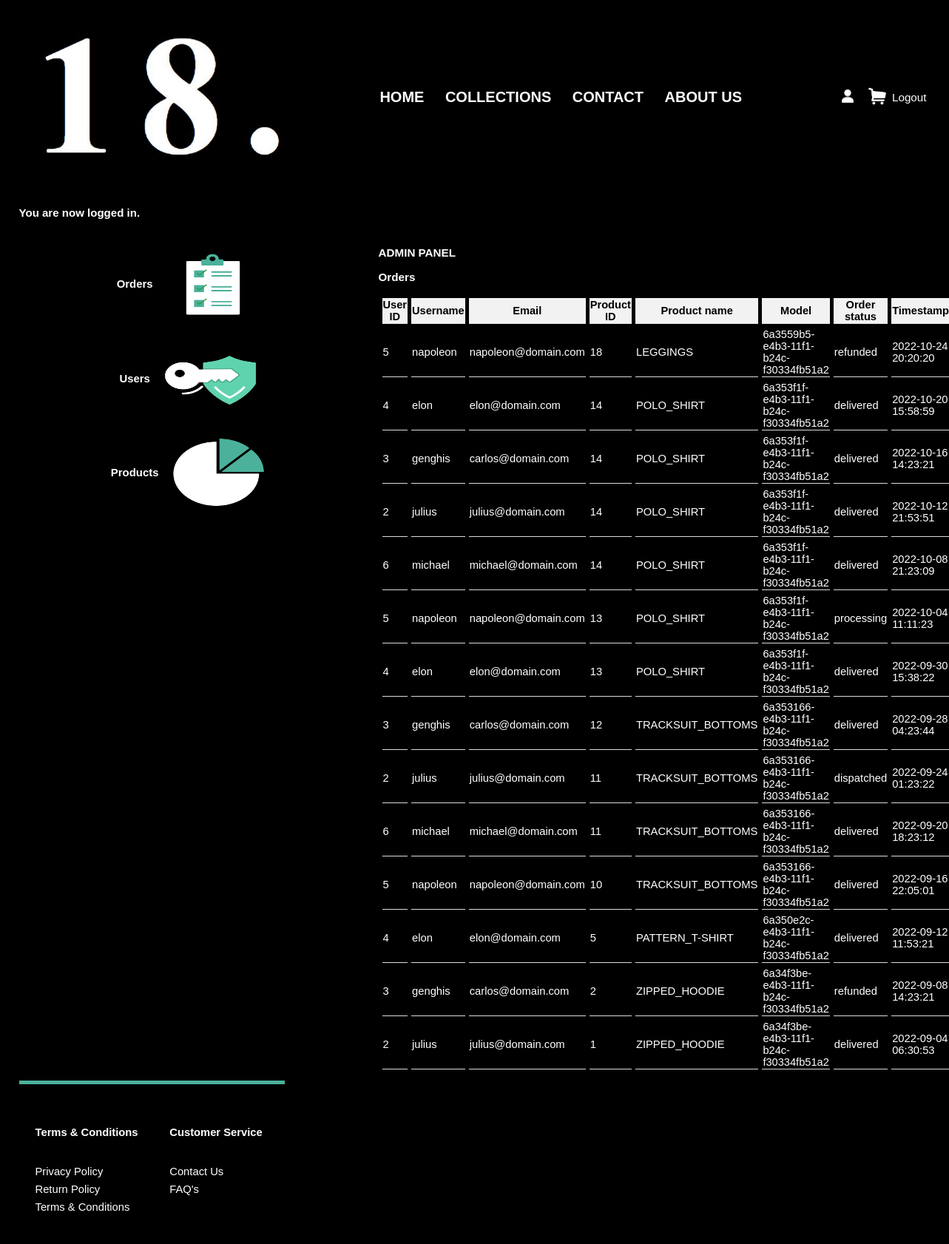
Page /admin/admin.php (signed in, upper part) on the earlier database version.
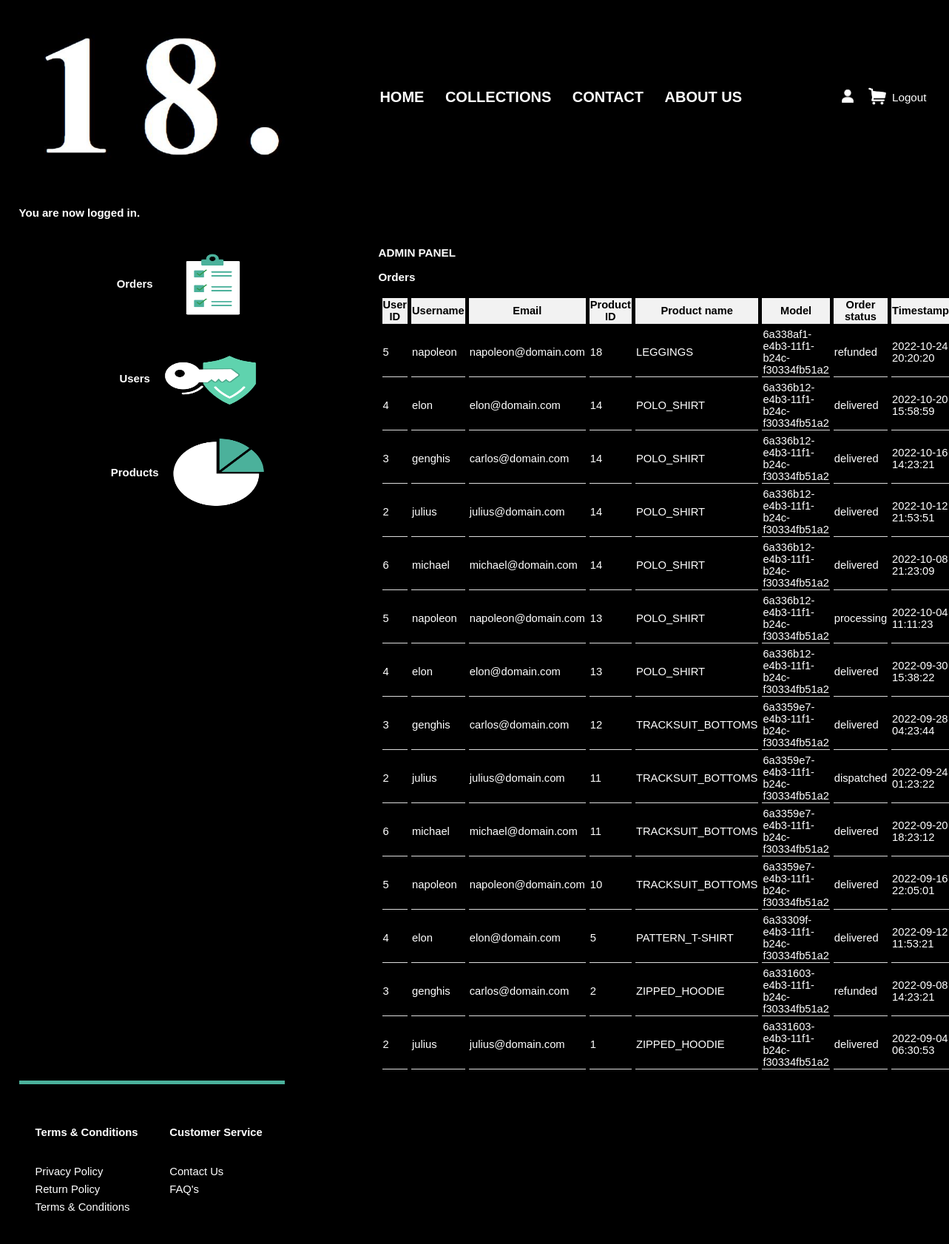
Same page on the later database version.
### tables this page shows
CREATE TABLE orders (
    tid SMALLINT UNSIGNED NOT NULL AUTO_INCREMENT,       
    uid SMALLINT UNSIGNED NOT NULL,
    pid SMALLINT UNSIGNED NOT NULL,
    status VARCHAR(32) DEFAULT "processing",             
    date_time DATETIME DEFAULT NOW(),
    PRIMARY KEY(tid)
);

CREATE TABLE products (
    pid SMALLINT UNSIGNED NOT NULL AUTO_INCREMENT,
    model VARCHAR(48) NOT NULL,
    name VARCHAR(128) NOT NULL,
    category VARCHAR(32) NOT NULL,
    color VARCHAR(32),
    size CHAR(3) NOT NULL,                               
    gender CHAR(1) NOT NULL,                             
    price DOUBLE NOT NULL,
    stock INT DEFAULT 0,
    views INT DEFAULT 0,
    bought_all_time BIGINT DEFAULT 0,
    avg_rating DOUBLE DEFAULT 0,
    description TEXT,
    date_time DATETIME DEFAULT NOW(),
    PRIMARY KEY(pid)
);

CREATE TABLE users (
    uid SMALLINT UNSIGNED NOT NULL AUTO_INCREMENT,
    forename VARCHAR(64),
    surname VARCHAR(64),
    username VARCHAR(16) NOT NULL,
    email VARCHAR(64) NOT NULL,
    password TINYTEXT NOT NULL,
    privileges BOOLEAN DEFAULT FALSE,
    banned BOOLEAN DEFAULT FALSE,
    timeout_stamp INT,
    timeout_duration INT,
    PRIMARY KEY(uid)
);

### admin/scripts/orders.php (the view, shortened to what this page needs)
<?php
    $query = "SELECT orders.uid, users.username, users.email, orders.pid, products.name, products.model, products.size, orders.status, orders.date_time FROM orders INNER JOIN users ON orders.uid = users.uid INNER JOIN products ON orders.pid = products.pid ORDER BY ";
    if(!isset($_GET['orders_sort']))
        $query .=  "orders.date_time DESC";
    $sth = $db->prepare($query);
    $sth->execute();
    $orders = $sth->fetchAll();
    echo "<table><tr>";
    $headings = array("User ID", "Username", "Email", "Product ID", "Product name", "Model", "Order status", "Timestamp");
    $columns = array("uid", "username", "email", "pid", "name", "model", "status", "timestamp");
    for($i=0;$i<count($headings);$i++)
    {
        echo "<th><a href=\"admin.php?admin_tab=orders&orders_sort=" . $columns[$i] . "\">" . $headings[$i];
        echo "</a></th>";
    }
    echo "</tr>";
    foreach($orders as $tmp)
    {
            echo "<td>" . $tmp['uid'] . "</td>";
            echo "<td>" . $tmp['username'] . "</td>";
            echo "<td>" . $tmp['email'] . "</td>";
            echo "<td>" . $tmp['pid'] . "</td>";
            echo "<td>" . $tmp['name'] . "</td>";
            echo "<td><a href=\"/product/product.php?model=" . $tmp['model'] . "&size=" . $tmp['size'] . "\">" . $tmp['model'] . "</a></td>";
            echo "<td>" . $tmp['status'] . "</td>";
            echo "<td>" . $tmp['date_time'] . "</td>";
    }
    echo "</table>";
?>

Differences in the rows shown:
changed through a linked row, orders "LEGGINGS": pid.model "6a3559b5-e4b3-11f1-b24c-f30334fb51a2" → "6a338af1-e4b3-11f1-b24c-f30334fb51a2"
changed through a linked row, orders (number 2 of 14 on the later page): pid.model "6a353f1f-e4b3-11f1-b24c-f30334fb51a2" → "6a336b12-e4b3-11f1-b24c-f30334fb51a2"
changed through a linked row, orders (number 3 of 14 on the later page): pid.model "6a353f1f-e4b3-11f1-b24c-f30334fb51a2" → "6a336b12-e4b3-11f1-b24c-f30334fb51a2"
changed through a linked row, orders (number 4 of 14 on the later page): pid.model "6a353f1f-e4b3-11f1-b24c-f30334fb51a2" → "6a336b12-e4b3-11f1-b24c-f30334fb51a2"
changed through a linked row, orders (number 5 of 14 on the later page): pid.model "6a353f1f-e4b3-11f1-b24c-f30334fb51a2" → "6a336b12-e4b3-11f1-b24c-f30334fb51a2"
changed through a linked row, orders "processing": pid.model "6a353f1f-e4b3-11f1-b24c-f30334fb51a2" → "6a336b12-e4b3-11f1-b24c-f30334fb51a2"
changed through a linked row, orders (number 7 of 14 on the later page): pid.model "6a353f1f-e4b3-11f1-b24c-f30334fb51a2" → "6a336b12-e4b3-11f1-b24c-f30334fb51a2"
changed through a linked row, orders (number 8 of 14 on the later page): pid.model "6a353166-e4b3-11f1-b24c-f30334fb51a2" → "6a3359e7-e4b3-11f1-b24c-f30334fb51a2"
changed through a linked row, orders "dispatched": pid.model "6a353166-e4b3-11f1-b24c-f30334fb51a2" → "6a3359e7-e4b3-11f1-b24c-f30334fb51a2"
changed through a linked row, orders (number 10 of 14 on the later page): pid.model "6a353166-e4b3-11f1-b24c-f30334fb51a2" → "6a3359e7-e4b3-11f1-b24c-f30334fb51a2"
changed through a linked row, orders (number 11 of 14 on the later page): pid.model "6a353166-e4b3-11f1-b24c-f30334fb51a2" → "6a3359e7-e4b3-11f1-b24c-f30334fb51a2"
changed through a linked row, orders "PATTERN_T-SHIRT": pid.model "6a350e2c-e4b3-11f1-b24c-f30334fb51a2" → "6a33309f-e4b3-11f1-b24c-f30334fb51a2"
changed through a linked row, orders (number 13 of 14 on the later page): pid.model "6a34f3be-e4b3-11f1-b24c-f30334fb51a2" → "6a331603-e4b3-11f1-b24c-f30334fb51a2"
changed through a linked row, orders (number 14 of 14 on the later page): pid.model "6a34f3be-e4b3-11f1-b24c-f30334fb51a2" → "6a331603-e4b3-11f1-b24c-f30334fb51a2"
